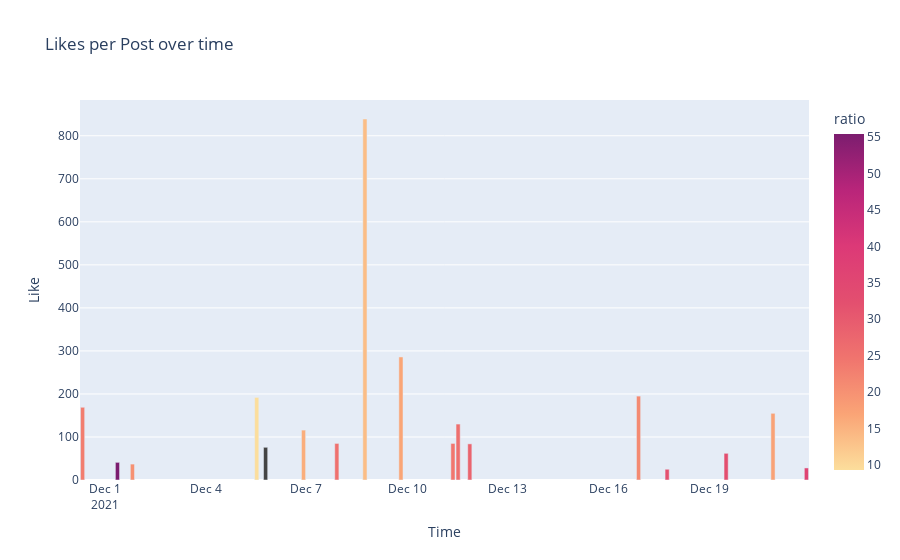

The notebook cell saved with this chart:
### Markdown cell above
# Visualisation

### Code cell
# display posts over time coloured by like ratio
fig = px.bar(df2, x="Time", y="Like",color="ratio", color_continuous_scale="sunsetdark",  title="Likes per Post over time")
fig.show()

### Figure 1 — Plotly figure (JSON) as saved in the notebook; plotly's stock layout.template omitted (floating-point values rounded to 4 significant figures)
{"data": [{"alignmentgroup": "True", "hoverlabel": {"namelength": 0}, "hovertemplate": "Time=%{x}<br>Like=%{y}<br>ratio=%{marker.color}", "legendgroup": "", "marker": {"color": [36.36, 17.4, 32.63, 32.05, 21.24, 28.0, 25.74, 24.29, 16.92, 25.37, 15.7, null, 13.73, 9.325, 20, 55.41, 23.25], "coloraxis": "coloraxis"}, "name": "", "offsetgroup": "", "orientation": "v", "showlegend": false, "textposition": "auto", "type": "bar", "x": ["2021-12-21T21:33:53", "2021-12-20T21:39:33", "2021-12-19T12:08:52", "2021-12-17T17:58:38", "2021-12-16T21:32:32", "2021-12-11T20:51:58", "2021-12-11T12:30:37", "2021-12-11T08:48:32", "2021-12-09T19:37:44", "2021-12-07T21:47:18", "2021-12-06T21:58:50", "2021-12-05T18:51:38", "2021-12-08T17:52:10", "2021-12-05T12:31:12", "2021-12-01T19:37:02", "2021-12-01T08:55:52", "2021-11-30T07:59:13"], "xaxis": "x", "y": [28, 155, 62, 25, 195, 84, 130, 85, 286, 85, 116, 76, 839, 192, 37, 41, 169], "yaxis": "y"}], "layout": {"barmode": "relative", "coloraxis": {"colorbar": {"title": {"text": "ratio"}}, "colorscale": [[0, "rgb(252, 222, 156)"], [0.1667, "rgb(250, 164, 118)"], [0.3333, "rgb(240, 116, 110)"], [0.5, "rgb(227, 79, 111)"], [0.6667, "rgb(220, 57, 119)"], [0.8333, "rgb(185, 37, 122)"], [1, "rgb(124, 29, 111)"]]}, "legend": {"tracegroupgap": 0}, "title": {"text": "Likes per Post over time"}, "xaxis": {"anchor": "y", "domain": [0, 1], "title": {"text": "Time"}}, "yaxis": {"anchor": "x", "domain": [0, 1], "title": {"text": "Like"}}}}
